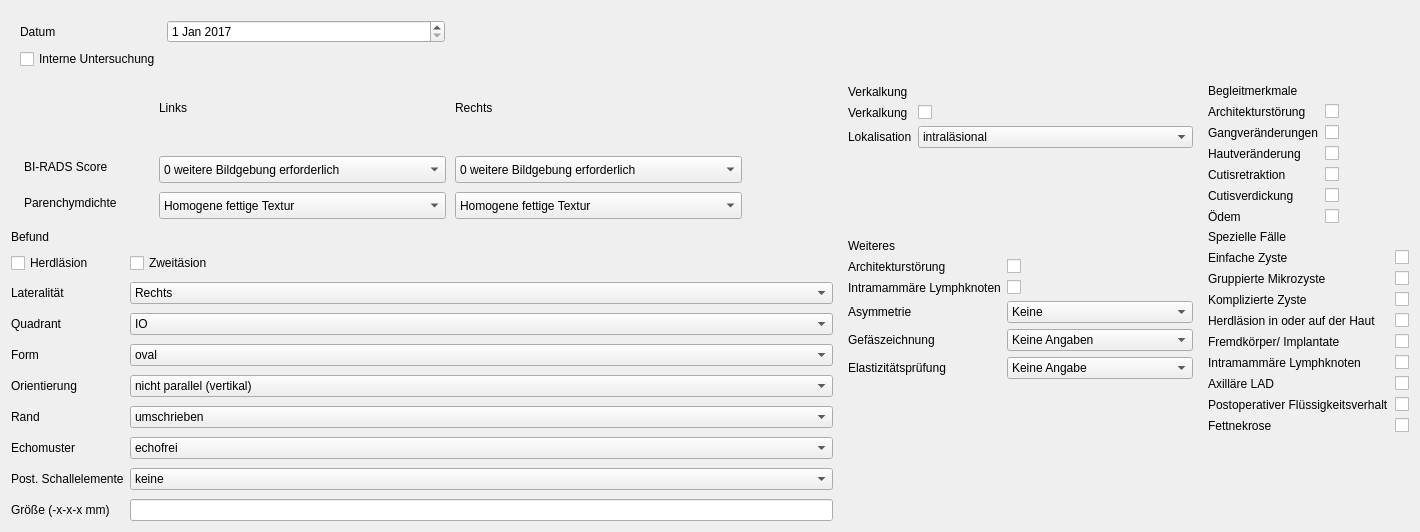
      <widget class="QWidget" name="Sonographie">
       <attribute name="title">
        <string>Sonographie</string>
       </attribute>
       <layout class="QGridLayout" name="gridLayout_8">
        <item row="0" column="0">
         <widget class="QFrame" name="formFrame_4">
          <property name="maximumSize">
           <size>
            <width>443</width>
            <height>96</height>
           </size>
          </property>
          <property name="autoFillBackground">
           <bool>true</bool>
          </property>
          <layout class="QFormLayout" name="formLayout_8">
           <item row="1" column="0">
            <widget class="QLabel" name="datumLabel_3">
             <property name="text">
              <string>Datum</string>
             </property>
            </widget>
           </item>
           <item row="1" column="1">
            <widget class="QDateEdit" name="dateSono">
             <property name="dateTime">
              <datetime>
               <hour>0</hour>
               <minute>0</minute>
               <second>0</second>
               <year>2017</year>
               <month>1</month>
               <day>1</day>
              </datetime>
             </property>
            </widget>
           </item>
           <item row="2" column="0">
            <widget class="QCheckBox" name="internSono">
             <property name="text">
              <string>Interne Untersuchung</string>
             </property>
            </widget>
           </item>
          </layout>
         </widget>
        </item>
        <item row="1" column="0">
         <widget class="QFrame" name="frame">
          <property name="minimumSize">
           <size>
            <width>822</width>
            <height>0</height>
           </size>
          </property>
          <property name="maximumSize">
           <size>
            <width>16777215</width>
            <height>300</height>
           </size>
          </property>
          <property name="autoFillBackground">
           <bool>false</bool>
          </property>
          <property name="styleSheet">
           <string notr="true"/>
          </property>
          <widget class="QLabel" name="label_16">
           <property name="geometry">
            <rect>
             <x>148</x>
             <y>13</y>
             <width>37</width>
             <height>21</height>
            </rect>
           </property>
           <property name="maximumSize">
            <size>
             <width>150</width>
             <height>50</height>
            </size>
           </property>
           <property name="text">
            <string>Links</string>
           </property>
          </widget>
          <widget class="QLabel" name="label_17">
           <property name="geometry">
            <rect>
             <x>444</x>
             <y>144</y>
             <width>16</width>
             <height>21</height>
            </rect>
           </property>
           <property name="text">
            <string/>
           </property>
          </widget>
          <widget class="QLabel" name="label_13">
           <property name="geometry">
            <rect>
             <x>13</x>
             <y>72</y>
             <width>111</width>
             <height>21</height>
            </rect>
           </property>
           <property name="text">
            <string>BI-RADS Score</string>
           </property>
          </widget>
          <widget class="QComboBox" name="biradRightSono">
           <property name="geometry">
            <rect>
             <x>444</x>
             <y>72</y>
             <width>287</width>
             <height>27</height>
            </rect>
           </property>
           <item>
            <property name="text">
             <string>0 weitere Bildgebung erforderlich</string>
            </property>
           </item>
           <item>
            <property name="text">
             <string>I negative</string>
            </property>
           </item>
           <item>
            <property name="text">
             <string>II benign</string>
            </property>
           </item>
           <item>
            <property name="text">
             <string>III wahrscheinlich benigne</string>
            </property>
           </item>
           <item>
            <property name="text">
             <string>IV benign</string>
            </property>
           </item>
           <item>
            <property name="text">
             <string>V spricht stark für Malignität</string>
            </property>
           </item>
           <item>
            <property name="text">
             <string>VI Bioptisch gesichertes Karzinom</string>
            </property>
           </item>
          </widget>
          <widget class="QLabel" name="label_14">
           <property name="geometry">
            <rect>
             <x>13</x>
             <y>108</y>
             <width>126</width>
             <height>21</height>
            </rect>
           </property>
           <property name="text">
            <string>Parenchymdichte</string>
           </property>
          </widget>
          <widget class="QComboBox" name="parenLeftSono">
           <property name="geometry">
            <rect>
             <x>148</x>
             <y>108</y>
             <width>287</width>
             <height>27</height>
            </rect>
           </property>
           <property name="minimumSize">
            <size>
             <width>287</width>
             <height>0</height>
            </size>
           </property>
           <item>
            <property name="text">
             <string>Homogene fettige Textur</string>
            </property>
           </item>
           <item>
            <property name="text">
             <string>Homogene fibroglanduläre Textur</string>
            </property>
           </item>
           <item>
            <property name="text">
             <string>Heterogene Textur</string>
            </property>
           </item>
          </widget>
          <widget class="QComboBox" name="biradLeftSono">
           <property name="geometry">
            <rect>
             <x>148</x>
             <y>72</y>
             <width>287</width>
             <height>27</height>
            </rect>
           </property>
           <item>
            <property name="text">
             <string>0 weitere Bildgebung erforderlich</string>
            </property>
           </item>
           <item>
            <property name="text">
             <string>I negative</string>
            </property>
           </item>
           <item>
            <property name="text">
             <string>II benigne</string>
            </property>
           </item>
           <item>
            <property name="text">
             <string>III wahrscheinlich benigne</string>
            </property>
           </item>
           <item>
            <property name="text">
             <string>IV suspect</string>
            </property>
           </item>
           <item>
            <property name="text">
             <string>V spricht stark für Malignität</string>
            </property>
           </item>
           <item>
            <property name="text">
             <string>VI Bioptisch gesichertes Karzinom</string>
            </property>
           </item>
          </widget>
          <widget class="QLabel" name="label_15">
           <property name="geometry">
            <rect>
             <x>444</x>
             <y>13</y>
             <width>51</width>
             <height>21</height>
            </rect>
           </property>
           <property name="text">
            <string>Rechts</string>
           </property>
          </widget>
          <widget class="QComboBox" name="parenRightSono">
           <property name="geometry">
            <rect>
             <x>444</x>
             <y>108</y>
             <width>287</width>
             <height>27</height>
            </rect>
           </property>
           <property name="minimumSize">
            <size>
             <width>287</width>
             <height>0</height>
            </size>
           </property>
           <item>
            <property name="text">
             <string>Homogene fettige Textur</string>
            </property>
           </item>
           <item>
            <property name="text">
             <string>Homogene fibroglanduläre Textur</string>
            </property>
           </item>
           <item>
            <property name="text">
             <string>Heterogene Textur</string>
            </property>
           </item>
          </widget>
         </widget>
        </item>
        <item row="1" column="1">
         <widget class="QFrame" name="formFrame_6">
          <property name="autoFillBackground">
           <bool>true</bool>
          </property>
          <layout class="QFormLayout" name="formLayout_11">
           <property name="topMargin">
            <number>1</number>
           </property>
           <item row="0" column="0">
            <widget class="QLabel" name="label_23">
             <property name="text">
              <string>Verkalkung</string>
             </property>
             <property name="textFormat">
              <enum>Qt::AutoText</enum>
             </property>
            </widget>
           </item>
           <item row="1" column="0">
            <widget class="QLabel" name="verkalkungLabel_2">
             <property name="text">
              <string>Verkalkung</string>
             </property>
            </widget>
           </item>
           <item row="1" column="1">
            <widget class="QCheckBox" name="kalkSono"/>
           </item>
           <item row="2" column="0">
            <widget class="QLabel" name="lokalisationLabel">
             <property name="text">
              <string>Lokalisation</string>
             </property>
            </widget>
           </item>
           <item row="2" column="1">
            <widget class="QComboBox" name="lokalSono">
             <item>
              <property name="text">
               <string>intraläsional</string>
              </property>
             </item>
             <item>
              <property name="text">
               <string>extraläsional</string>
              </property>
             </item>
             <item>
              <property name="text">
               <string>intraductal</string>
              </property>
             </item>
            </widget>
           </item>
          </layout>
         </widget>
        </item>
        <item row="1" column="2">
         <layout class="QFormLayout" name="formLayout_12">
          <item row="0" column="0">
           <widget class="QLabel" name="label_25">
            <property name="text">
             <string>Begleitmerkmale</string>
            </property>
           </widget>
          </item>
          <item row="1" column="0">
           <widget class="QLabel" name="architekturstRungLabel_5">
            <property name="text">
             <string>Architekturstörung</string>
            </property>
           </widget>
          </item>
          <item row="1" column="1">
           <widget class="QCheckBox" name="archBSono"/>
          </item>
          <item row="2" column="0">
           <widget class="QLabel" name="gangverNderungenLabel">
            <property name="text">
             <string>Gangveränderungen</string>
            </property>
           </widget>
          </item>
          <item row="2" column="1">
           <widget class="QCheckBox" name="gangSono"/>
          </item>
          <item row="3" column="0">
           <widget class="QLabel" name="hautverNderungLabel">
            <property name="text">
             <string>Hautveränderung</string>
            </property>
           </widget>
          </item>
          <item row="3" column="1">
           <widget class="QCheckBox" name="hautSono"/>
          </item>
          <item row="4" column="0">
           <widget class="QLabel" name="cutisretraktionLabel">
            <property name="text">
             <string>Cutisretraktion</string>
            </property>
           </widget>
          </item>
          <item row="4" column="1">
           <widget class="QCheckBox" name="cutisSono"/>
          </item>
          <item row="5" column="0">
           <widget class="QLabel" name="cutisverdickungLabel_3">
            <property name="text">
             <string>Cutisverdickung</string>
            </property>
           </widget>
          </item>
          <item row="5" column="1">
           <widget class="QCheckBox" name="cutisverSono"/>
          </item>
          <item row="6" column="0">
           <widget class="QLabel" name="demLabel">
            <property name="text">
             <string>Ödem</string>
            </property>
           </widget>
          </item>
          <item row="6" column="1">
           <widget class="QCheckBox" name="odemSono"/>
          </item>
         </layout>
        </item>
        <item row="2" column="0">
         <layout class="QFormLayout" name="formLayout_9">
          <property name="verticalSpacing">
           <number>9</number>
          </property>
          <item row="0" column="0">
           <widget class="QLabel" name="label_18">
            <property name="text">
             <string>Befund</string>
            </property>
           </widget>
          </item>
          <item row="1" column="0">
           <widget class="QCheckBox" name="herdSono">
            <property name="text">
             <string>Herdläsion</string>
            </property>
           </widget>
          </item>
          <item row="1" column="1">
           <widget class="QCheckBox" name="zweitSono">
            <property name="text">
             <string>Zweitäsion</string>
            </property>
           </widget>
          </item>
          <item row="2" column="0">
           <widget class="QLabel" name="label_19">
            <property name="text">
             <string>Lateralität</string>
            </property>
           </widget>
          </item>
          <item row="2" column="1">
           <widget class="QComboBox" name="laterSono">
            <item>
             <property name="text">
              <string>Rechts</string>
             </property>
            </item>
            <item>
             <property name="text">
              <string>Links</string>
             </property>
            </item>
           </widget>
          </item>
          <item row="3" column="0">
           <widget class="QLabel" name="label_20">
            <property name="text">
             <string>Quadrant</string>
            </property>
           </widget>
          </item>
          <item row="3" column="1">
           <widget class="QComboBox" name="quadSono">
            <item>
             <property name="text">
              <string>IO</string>
             </property>
            </item>
            <item>
             <property name="text">
              <string>IU</string>
             </property>
            </item>
            <item>
             <property name="text">
              <string>AO</string>
             </property>
            </item>
            <item>
             <property name="text">
              <string>AU</string>
             </property>
            </item>
           </widget>
          </item>
          <item row="4" column="0">
           <widget class="QLabel" name="label_21">
            <property name="text">
             <string>Form</string>
            </property>
           </widget>
          </item>
          <item row="4" column="1">
           <widget class="QComboBox" name="formSono">
            <item>
             <property name="text">
              <string>oval</string>
             </property>
            </item>
            <item>
             <property name="text">
              <string>rund</string>
             </property>
            </item>
            <item>
             <property name="text">
              <string>irregulär</string>
             </property>
            </item>
           </widget>
          </item>
          <item row="5" column="0">
           <widget class="QLabel" name="orientierungLabel">
            <property name="text">
             <string>Orientierung</string>
            </property>
           </widget>
          </item>
          <item row="5" column="1">
           <widget class="QComboBox" name="orientSono">
            <item>
             <property name="text">
              <string>nicht parallel (vertikal)</string>
             </property>
            </item>
            <item>
             <property name="text">
              <string>parallel (horizontal, queroval)</string>
             </property>
            </item>
           </widget>
          </item>
          <item row="6" column="0">
           <widget class="QLabel" name="randLabel_2">
            <property name="text">
             <string>Rand</string>
            </property>
           </widget>
          </item>
          <item row="6" column="1">
           <widget class="QComboBox" name="randSono">
            <item>
             <property name="text">
              <string>umschrieben</string>
             </property>
            </item>
            <item>
             <property name="text">
              <string>unscharf</string>
             </property>
            </item>
            <item>
             <property name="text">
              <string>mikrolobuliert</string>
             </property>
            </item>
            <item>
             <property name="text">
              <string>winkelig</string>
             </property>
            </item>
            <item>
             <property name="text">
              <string>spikuliert</string>
             </property>
            </item>
           </widget>
          </item>
          <item row="7" column="0">
           <widget class="QLabel" name="echomusterLabel">
            <property name="text">
             <string>Echomuster</string>
            </property>
           </widget>
          </item>
          <item row="7" column="1">
           <widget class="QComboBox" name="echoSono">
            <item>
             <property name="text">
              <string>echofrei</string>
             </property>
            </item>
            <item>
             <property name="text">
              <string>echoreich</string>
             </property>
            </item>
            <item>
             <property name="text">
              <string>komplex zystisch/solide</string>
             </property>
            </item>
            <item>
             <property name="text">
              <string>hypoechogen</string>
             </property>
            </item>
            <item>
             <property name="text">
              <string>isoechogen</string>
             </property>
            </item>
            <item>
             <property name="text">
              <string>heterogen</string>
             </property>
            </item>
           </widget>
          </item>
          <item row="8" column="0">
           <widget class="QLabel" name="postSchallelementeLabel">
            <property name="text">
             <string>Post. Schallelemente</string>
            </property>
           </widget>
          </item>
          <item row="9" column="0">
           <widget class="QLabel" name="grELabel_2">
            <property name="text">
             <string>Größe (-x-x-x mm)</string>
            </property>
           </widget>
          </item>
          <item row="9" column="1">
           <widget class="QLineEdit" name="sizeSono"/>
          </item>
          <item row="8" column="1">
           <widget class="QComboBox" name="postSono">
            <item>
             <property name="text">
              <string>keine</string>
             </property>
            </item>
            <item>
             <property name="text">
              <string>verstärkt</string>
             </property>
            </item>
            <item>
             <property name="text">
              <string>abgeschwächt</string>
             </property>
            </item>
            <item>
             <property name="text">
              <string>kombiniert</string>
             </property>
            </item>
           </widget>
          </item>
         </layout>
        </item>
        <item row="2" column="1">
         <widget class="QFrame" name="formFrame_5">
          <property name="autoFillBackground">
           <bool>true</bool>
          </property>
          <layout class="QFormLayout" name="formLayout_10">
           <item row="1" column="0">
            <widget class="QLabel" name="architekturstRungLabel_3">
             <property name="text">
              <string>Architekturstörung</string>
             </property>
            </widget>
           </item>
           <item row="1" column="1">
            <widget class="QCheckBox" name="archSono"/>
           </item>
           <item row="2" column="0">
            <widget class="QLabel" name="intramammReLymphknotenLabel_2">
             <property name="text">
              <string>Intramammäre Lymphknoten</string>
             </property>
            </widget>
           </item>
           <item row="2" column="1">
            <widget class="QCheckBox" name="intraSono"/>
           </item>
           <item row="3" column="0">
            <widget class="QLabel" name="asymmetrieLabel_2">
             <property name="text">
              <string>Asymmetrie</string>
             </property>
            </widget>
           </item>
           <item row="3" column="1">
            <widget class="QComboBox" name="asymmSono">
             <item>
              <property name="text">
               <string>Keine</string>
              </property>
             </item>
             <item>
              <property name="text">
               <string>Asymetrie</string>
              </property>
             </item>
             <item>
              <property name="text">
               <string>Fokale Asymetrie</string>
              </property>
             </item>
             <item>
              <property name="text">
               <string>Sich entwickelnde Asymetrie</string>
              </property>
             </item>
            </widget>
           </item>
           <item row="0" column="0">
            <widget class="QLabel" name="label_22">
             <property name="text">
              <string>Weiteres</string>
             </property>
            </widget>
           </item>
           <item row="4" column="0">
            <widget class="QLabel" name="gefSzeichnungLabel">
             <property name="text">
              <string>Gefäszeichnung</string>
             </property>
            </widget>
           </item>
           <item row="4" column="1">
            <widget class="QComboBox" name="zeichSono">
             <item>
              <property name="text">
               <string>Keine Angaben</string>
              </property>
             </item>
             <item>
              <property name="text">
               <string>Innere Gefäszeichnung</string>
              </property>
             </item>
             <item>
              <property name="text">
               <string>Gefäße im Randraum</string>
              </property>
             </item>
            </widget>
           </item>
           <item row="5" column="0">
            <widget class="QLabel" name="elastizitTsprFungLabel">
             <property name="text">
              <string>Elastizitätsprüfung</string>
             </property>
            </widget>
           </item>
           <item row="5" column="1">
            <widget class="QComboBox" name="elastSono">
             <item>
              <property name="text">
               <string>Keine Angabe</string>
              </property>
             </item>
             <item>
              <property name="text">
               <string>weich</string>
              </property>
             </item>
             <item>
              <property name="text">
               <string>mittel</string>
              </property>
             </item>
             <item>
              <property name="text">
               <string>hart</string>
              </property>
             </item>
            </widget>
           </item>
          </layout>
         </widget>
        </item>
        <item row="2" column="2">
         <layout class="QFormLayout" name="formLayout_14">
          <item row="0" column="0">
           <widget class="QLabel" name="label_26">
            <property name="text">
             <string>Spezielle Fälle</string>
            </property>
           </widget>
          </item>
          <item row="1" column="0">
           <widget class="QLabel" name="einfacheZysteLabel">
            <property name="text">
             <string>Einfache Zyste</string>
            </property>
           </widget>
          </item>
          <item row="1" column="1">
           <widget class="QCheckBox" name="einfacheZysteSono"/>
          </item>
          <item row="2" column="0">
           <widget class="QLabel" name="gruppierteMikrozysteLabel">
            <property name="text">
             <string>Gruppierte Mikrozyste</string>
            </property>
           </widget>
          </item>
          <item row="2" column="1">
           <widget class="QCheckBox" name="mikrozysteSono"/>
          </item>
          <item row="3" column="0">
           <widget class="QLabel" name="komplizierteZysteLabel">
            <property name="text">
             <string>Komplizierte Zyste</string>
            </property>
           </widget>
          </item>
          <item row="3" column="1">
           <widget class="QCheckBox" name="komplizierteZysteSono"/>
          </item>
          <item row="4" column="0">
           <widget class="QLabel" name="herdlSionInOderAufDerHautLabel">
            <property name="text">
             <string>Herdläsion in oder auf der Haut</string>
            </property>
           </widget>
          </item>
          <item row="4" column="1">
           <widget class="QCheckBox" name="herdSSono"/>
          </item>
          <item row="5" column="0">
           <widget class="QLabel" name="fremdkRperImplantateLabel">
            <property name="text">
             <string>Fremdkörper/ Implantate</string>
            </property>
           </widget>
          </item>
          <item row="5" column="1">
           <widget class="QCheckBox" name="fremdSono"/>
          </item>
          <item row="6" column="0">
           <widget class="QLabel" name="intramammReLymphknotenLabel_3">
            <property name="text">
             <string>Intramammäre Lymphknoten</string>
            </property>
           </widget>
          </item>
          <item row="6" column="1">
           <widget class="QCheckBox" name="intraSSono"/>
          </item>
          <item row="7" column="0">
           <widget class="QLabel" name="axillReLADLabel">
            <property name="text">
             <string>Axilläre LAD</string>
            </property>
           </widget>
          </item>
          <item row="7" column="1">
           <widget class="QCheckBox" name="axillSono"/>
          </item>
          <item row="8" column="0">
           <widget class="QLabel" name="postoperativerFlSsigkeitsverhaltLabel">
            <property name="text">
             <string>Postoperativer Flüssigkeitsverhalt</string>
            </property>
           </widget>
          </item>
          <item row="8" column="1">
           <widget class="QCheckBox" name="postopSono"/>
          </item>
          <item row="9" column="0">
           <widget class="QLabel" name="fettnekroseLabel">
            <property name="text">
             <string>Fettnekrose</string>
            </property>
           </widget>
          </item>
          <item row="9" column="1">
           <widget class="QCheckBox" name="fettSono"/>
          </item>
         </layout>
        </item>
       </layout>
      </widget>
